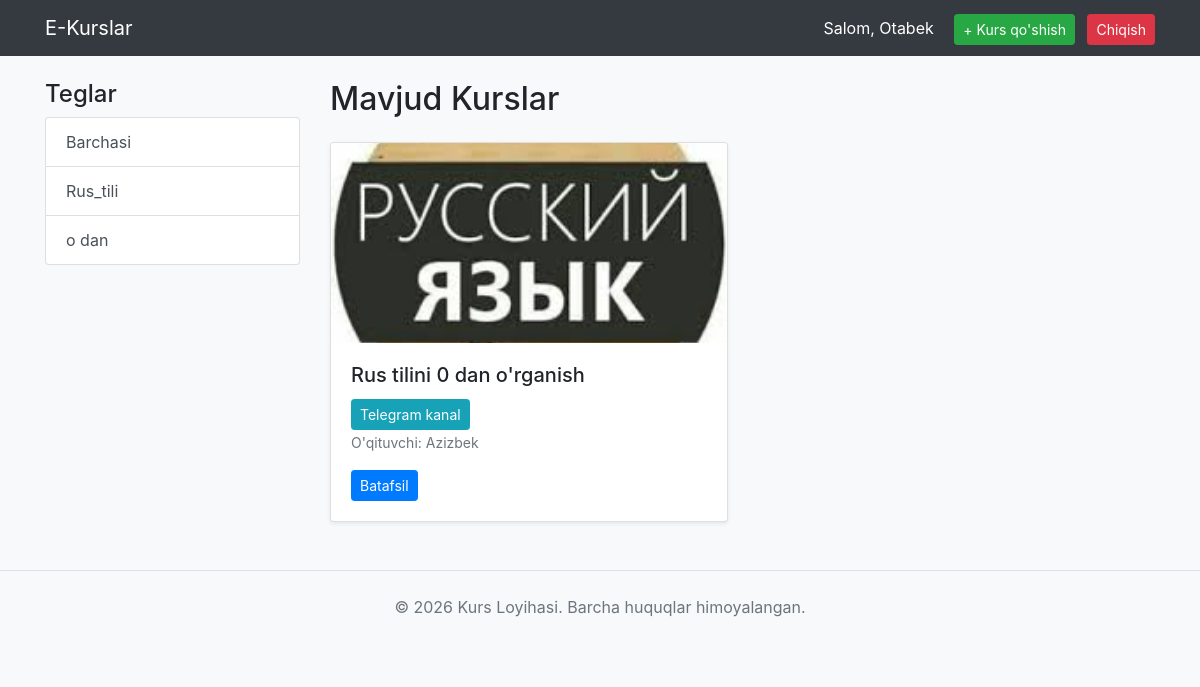
Screenshot of /?tag=4 (signed in) with the database file from the repository.
### kurs/models.py (models this page shows, shortened)
class CustomUser(AbstractUser):
    phone_number = models.CharField(max_length=15, blank=True, null=True, verbose_name="Telefon raqam")

class Tag(models.Model):
    name = models.CharField(max_length=50, unique=True, verbose_name="Teg nomi")

class Course(models.Model):
    title = models.CharField(max_length=200, verbose_name="Kurs nomi")
    description = models.TextField(verbose_name="Kurs haqida batafsil")
    teacher = models.ForeignKey(Teacher, on_delete=models.CASCADE, related_name='courses', verbose_name="O'qituvchi")
    tags = models.ManyToManyField(Tag, related_name='courses', verbose_name="Teglar")
    image = models.ImageField(upload_to='courses/', verbose_name="Kurs rasmi")
    created_at = models.DateTimeField(auto_now_add=True, verbose_name="Yaratilgan vaqt")

class Teacher(models.Model):
    user = models.OneToOneField(CustomUser, on_delete=models.CASCADE, related_name='teacher_profile')
    bio = models.TextField(verbose_name="O'qituvchi haqida")
    avatar = models.ImageField(upload_to='teachers/', blank=True, null=True, verbose_name="Rasm")
    def __str__(self):
        return f"{self.user.get_full_name() or self.user.username}"

### kurs/views.py (the view)
# urls.py: path('', views.course_list, name='kurs_list'),
def course_list(request):
    courses = Course.objects.all().order_by('-created_at')
    tags = Tag.objects.all()
    tag_id = request.GET.get('tag')
    if tag_id:
        courses = courses.filter(tags__id=tag_id)
    return render(request, 'kurs_list.html', {'courses': courses, 'tags': tags})

### templates/kurs_list.html
{% extends 'base.html' %}
{% block content %}
<div class="row">
    <div class="col-md-3">
        <h4>Teglar</h4>
        <div class="list-group">
            <a href="{% url 'kurs_list' %}" class="list-group-item list-group-item-action">Barchasi</a>
            {% for tag in tags %}
                <a href="{% url 'kurs_list' %}?tag={{ tag.id }}" class="list-group-item list-group-item-action">{{ tag.name }}</a>
            {% endfor %}
        </div>
    </div>
    <div class="col-md-9">
        <h2 class="mb-4">Mavjud Kurslar</h2>
        <div class="row">
            {% for course in courses %}
                <div class="col-md-6 mb-4">
                    <div class="card h-100 shadow-sm">
                        {% if course.image %}
                            <img src="{{ course.image.url }}" class="card-img-top" style="height: 200px; object-fit: cover;" alt="{{ course.title }}">
                        {% endif %}
                        <div class="card-body">
                            <h5 class="card-title">{{ course.title }}</h5>
                            <a href="https://clck.ru/3ASvGc" target="_blank" class="btn btn-info btn-sm">Telegram kanal</a>
                            <p class="card-text"><small class="text-muted">O'qituvchi: {{ course.teacher }}</small></p>
                            <a href="{% url 'kurs_detail' course.pk %}" class="btn btn-primary btn-sm">Batafsil</a>
                        </div>
                    </div>
                </div>
            {% empty %}
                <p class="col-12 text-center">Hozircha kurslar topilmadi.</p>
            {% endfor %}
        </div>
    </div>
</div>
{% endblock %}

### templates/base.html (shortened to what this page needs)
<!DOCTYPE html>
<html lang="uz">
<head>
    <link rel="stylesheet" href="https://cdn.jsdelivr.net/npm/bootstrap@4.6.2/dist/css/bootstrap.min.css">
</head>
<body class="bg-light">
    <nav class="navbar navbar-expand-lg navbar-dark bg-dark mb-4">
        <div class="container">
            <a class="navbar-brand" href="{% url 'kurs_list' %}">E-Kurslar</a>
            <div>
                {% if user.is_authenticated %}
                    <span class="navbar-text mr-3 text-white">Salom, {{ user.username }}</span>
                    {% if user.teacher_profile %}
                        <a href="{% url 'kurs_add' %}" class="btn btn-success btn-sm mr-2">+ Kurs qo'shish</a>
                    {% endif %}
                    <a href="{% url 'logout' %}" class="btn btn-danger btn-sm">Chiqish</a>
                {% else %}
                    <a href="{% url 'login' %}" class="btn btn-outline-light btn-sm">Kirish</a>
                {% endif %}
            </div>
        </div>
    </nav>
    <div class="container">
        {% block content %}
        {% endblock %}
    </div>
    <footer class="text-center py-4 my-4 border-top">
        <p class="text-muted">&copy; 2026 Kurs Loyihasi. Barcha huquqlar himoyalangan.</p>
    </footer>
</body>
</html>

### rows the page displays
CustomUser: username "Otabek"
Tag: name "Rus_tili"
Tag: name "o dan"
Course: image (picture), title "Rus tilini 0 dan o'rganish", teacher "Azizbek"
